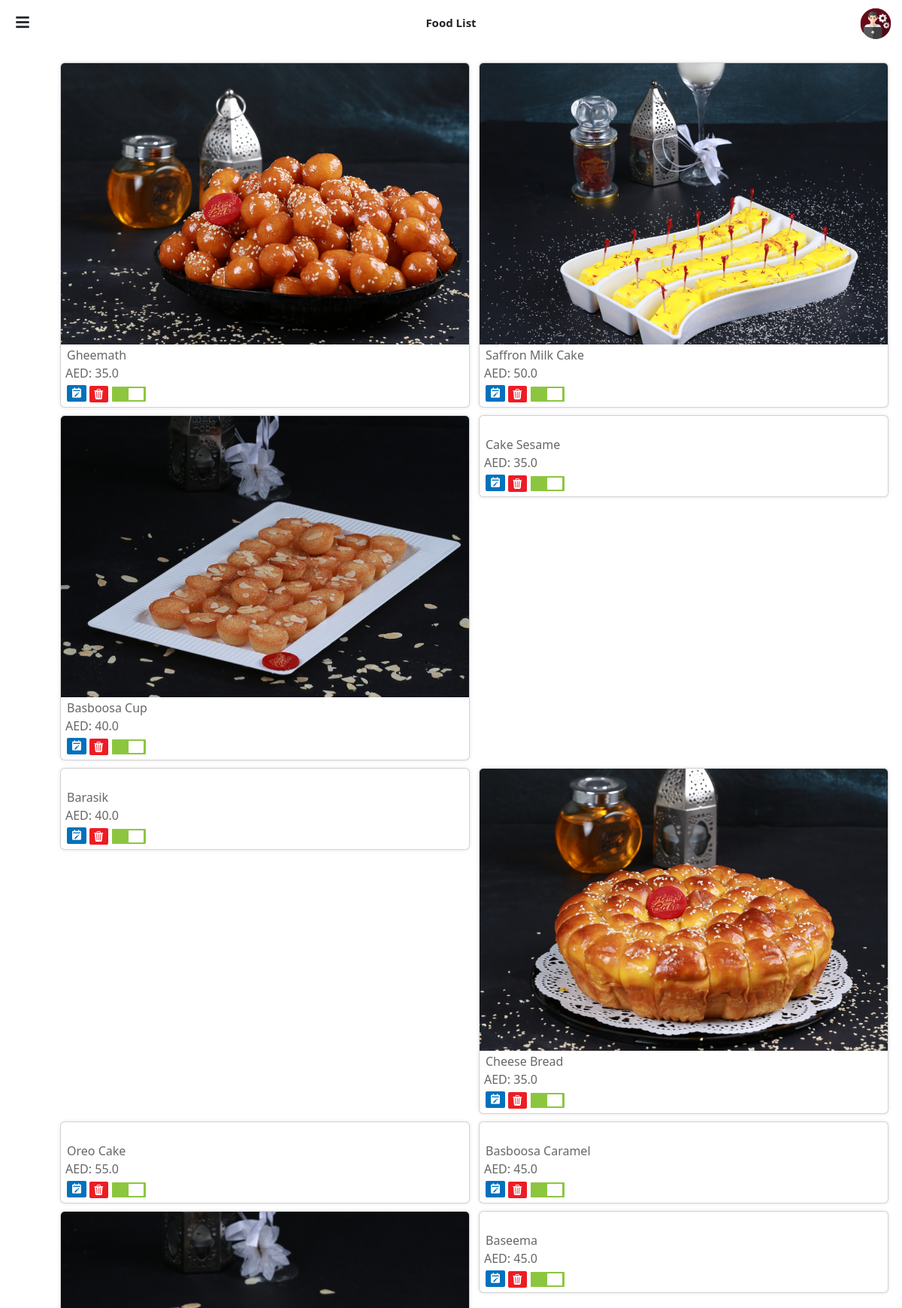
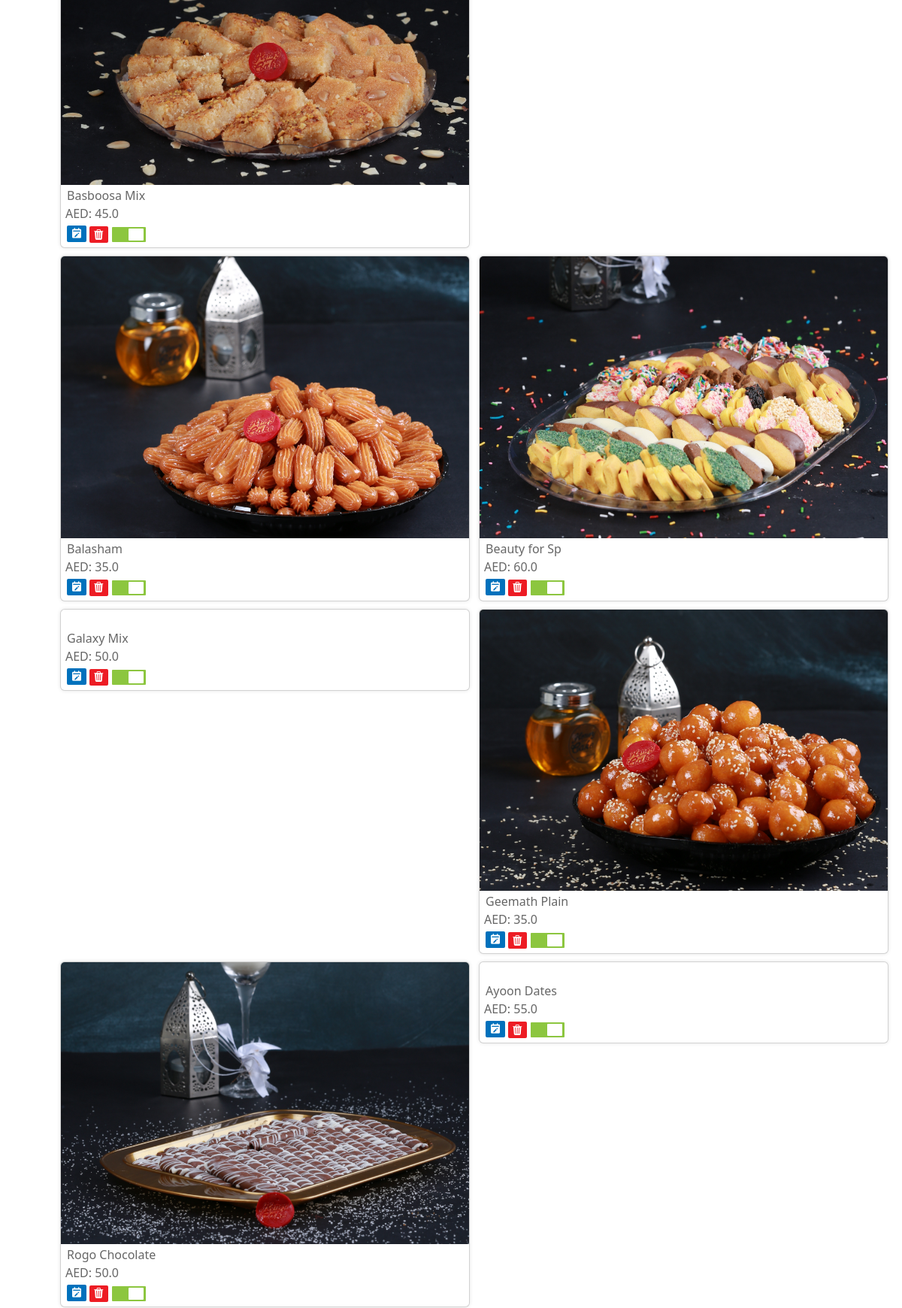
The app's page /product_list/ (signed in, upper part) with its own data (2 pictures, top to bottom).
### adminapp/models.py (models this page shows, shortened)
class Product(models.Model):
    name = models.CharField(max_length=100)
    category = models.ManyToManyField(Category)
    image = models.ImageField(upload_to='product_image', null=True)
    description = models.CharField(max_length=100, null=True)
    availability = models.BooleanField(default=False)

class ProductPrice(models.Model):
    product = models.ForeignKey(Product, on_delete=models.CASCADE)
    name = models.CharField(max_length=50)
    actual_price = models.FloatField()
    discount_price = models.FloatField(null=True, blank=True)
    tax = models.DecimalField(max_digits=5, decimal_places=2)

### adminapp/views.py (the view)
# urls.py: path('product_list/', views.product_list, name='product_list'),
@login_required
def product_list(request):
    products = Product.objects.all()
    return render(request, 'product_list.html', {'products': products})

### adminapp/templates/product_list.html (shortened to what this page needs)
<!DOCTYPE html>
{% load static %}
<html lang="en">
<head>
    <link href="https://cdn.jsdelivr.net/npm/bootstrap@5.3.0-alpha3/dist/css/bootstrap.min.css" rel="stylesheet">
    <link rel="stylesheet" href="https://cdn.jsdelivr.net/npm/bootstrap-icons@1.10.5/font/bootstrap-icons.css">
    <link href='https://unpkg.com/boxicons@2.1.4/css/boxicons.min.css' rel='stylesheet'>
	<link rel="stylesheet" href="https://cdnjs.cloudflare.com/ajax/libs/font-awesome/5.15.4/css/all.min.css">
	<link rel="stylesheet" href="{% static 'css/product-list.css' %}">
	<link rel="stylesheet" href="{% static 'css/animated.css' %}">
</head>
<body>
    <header>
		<div class="row">
			<div class="col">
				<div class="menu-icon" id="menuIcon">
					<i class="fas fa-bars"></i>
				</div>
			</div>
			<div class="col">
				<div style="display: flex; justify-content: center; padding-top: 19px; font-size: 15px;
				font-weight: 600;">
					<p><span>Food</span> List</p>
				</div>
			</div>
			<div class="col">
				<div class="admin-profile">
					<img src="{% static 'images/admin.png' %}" alt="Image" width="50px" style="padding-top: 8px; margin-right: 10px;">
				</div>
			</div>
		</div>
    </header>
	<div class="container fade-up">
		<div class="row">
			{% for product in products %}
				<div class="col-md-6 col-lg-3 col-xs-6">
					<div class="card">
						<a href="{% url 'product_detail' product.id %}">
							<img src="{{ product.image.url }}" class="card-img-top" alt="">
						</a>
						<div class="card-body" style="padding: 0px;">
							<div class="card-text">
								<a href="{% url 'product_detail' product.id %}" style="color: #666666; font-weight: 500;">{{ product.name }}</a>
							</div>
							<div style="margin-left: 6px; color: #666666;">
								AED:
								{% if product.productprice_set.first.discount_price %}
								  <span>{{ product.productprice_set.first.discount_price }}</span>
								  <span style="color: #82847e; text-decoration: line-through; padding-left: 0px;">{{ product.productprice_set.first.actual_price }}</span>
								{% else %}
								  <span>{{ product.productprice_set.first.actual_price }}</span>
								{% endif %}
							</div>
						</div>
						<div class="card-body" style="padding: 0px;">
							<div class="buttons">
								<span>
									<a href="{% url 'edit_product' product.id %}">
										<i class='bx bxs-calendar-edit' style="background-color: #0071bc; color: #fff; padding-top: 2px;
																				padding-bottom: 4px; padding-left: 5px; padding-right: 5px;
																				border-radius: 2px;">
										</i>
									</a>
								</span>
								<span>
									<a href="{% url 'product_delete' product.id %}" onclick="return confirm('Do you want to logout this page?')">
										<i class='bi bi-trash3-fill' style="background-color: #ed1c24; color: #fff; padding-top: 1px;
																				padding-bottom: 2px; padding-left: 5px; padding-right: 2px;
																				border-radius: 2px; font-size: 14px;">
										</i>
									</a>
								</span>
								<span style="padding-left: 5px;">
									<label class="switch">
										<span class="slider round"></span>
									</label>
								</span>
							</div>
						</div>
					</div>
				</div>
			{% endfor %}
		</div>
		</div>
</body>
</html>

### static/css/product-list.css (style rules this page uses)
body { margin: 0; padding: 0; }
.menu-icon { display: flex; justify-content: center; align-items: center; width: 40px; height: 30px; cursor: pointer; position: fixed; top: 15px; left: 10px; z-index: 100; }
.menu-icon i { font-size: 20px; }
.admin-profile { display: flex; justify-content: end; }
@media (max-width: 1300px) { .col-xs-6 { flex: 0 0 50%; max-width: 50%; padding-right: 0px; } }
.container { margin-right: 0px; margin-top: 15px; padding-left: 120px; padding-right: 30px; }
.card { margin-top: 10px; box-shadow: 0 0 5px rgba(0, 0, 0, 0.1); }
.card-text { padding-left: 8px; padding-top: 2px; }
.card-body a { text-decoration: none; }
@media (max-width: 1300px) { .container { padding-left: 20px; } }
.buttons { padding-left: 8px; padding-top: 3px; margin-bottom: 6px; }
.switch { position: relative; display: inline-block; width: 45px; height: 20px; }
.slider { position: absolute; cursor: pointer; top: 3px; left: 0; right: 0; bottom: -3px; background-color: #ccc; border-radius: 1px; transition: .4s; }
.slider:before { position: absolute; content: ""; height: 16px; width: 20px; left: 2px; bottom: 2px; background-color: white; border-radius: 1px; transition: .4s; }
input:checked + .slider { background-color: #8cc63f; }
input:checked + .slider:before { transform: translateX(20px); }

### records on screen
Product: image (picture), name "Gheemath", productprice_set.first.actual_price "35.0"
Product: image (picture), name "Saffron Milk Cake", productprice_set.first.actual_price "50.0"
Product: image (picture), name "Basboosa Cup", productprice_set.first.actual_price "40.0"
Product: name "Cake Sesame", productprice_set.first.actual_price "35.0"
Product: name "Barasik", productprice_set.first.actual_price "40.0"
Product: image (picture), name "Cheese Bread", productprice_set.first.actual_price "35.0"
Product: name "Oreo Cake", productprice_set.first.actual_price "55.0"
Product: name "Basboosa Caramel", productprice_set.first.actual_price "45.0"
Product: image (picture), name "Basboosa Mix", productprice_set.first.actual_price "45.0"
Product: name "Baseema", productprice_set.first.actual_price "45.0"
Product: image (picture), name "Balasham", productprice_set.first.actual_price "35.0"
Product: image (picture), name "Beauty for Sp", productprice_set.first.actual_price "60.0"
Product: name "Galaxy Mix", productprice_set.first.actual_price "50.0"
Product: image (picture), name "Geemath Plain", productprice_set.first.actual_price "35.0"
Product: image (picture), name "Rogo Chocolate", productprice_set.first.actual_price "50.0"
Product: name "Ayoon Dates", productprice_set.first.actual_price "55.0"
